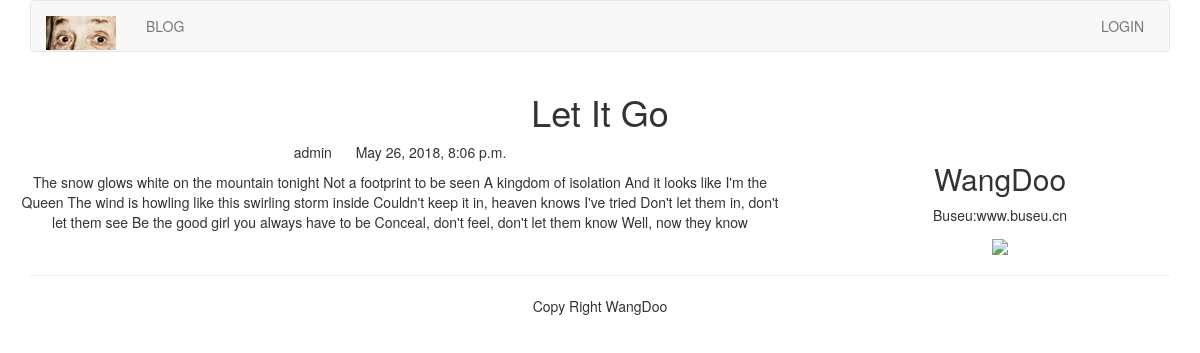
The app's page /blog/2/ with its own data.
### blog/models.py (models this page shows, shortened)
class BlogArticles(models.Model):
	title = models.CharField(max_length=300)
	author = models.ForeignKey(User, related_name='blog_posts', on_delete=models.CASCADE)
	body = models.TextField()
	publish = models.DateTimeField(default=timezone.now)
	class Meta:
		ordering = ("-publish",)

### blog/views.py (the view)
# urls.py: path('<int:article_id>/', views.blog_article, name='blog_detail'),
def blog_article(request, article_id):
	article = get_object_or_404(BlogArticles, id=article_id)
	pub = article.publish
	return render(request, "blog/content.html", {"article":article, "publish":pub})

### templates/blog/content.html (shortened to what this page needs)
{% extends "base.html" %}
{% block content %}
<div class="row text-center">
	<h1>{{ article.title }}</h1>
<div/>
<div class="row">
	<div class="col-xs-12 col-md-8">
		<p class="text-center">
			<span>{{ article.author.username }}</span>
			<span style="margin-left:20px">{{ publish }}</span>
		</p>
		<div>{{ article.body }}</div>
	</div>
	<div class="col-xs-6 col-md-4">
		<h2>WangDoo</h2>
		<p>Buseu:www.buseu.cn</p>
		<img  width="400px" src="https://goss.vcg.com/creative/vcg/800/new/VCG211153943465.jpg">
	</div>
</div>
{% endblock %}

### templates/base.html (shortened to what this page needs)
{% load staticfiles %}
<!DOCTYPE html>
<html lang='zh-cn'>
<head>
	<link rel="stylesheet" type="text/css" href="{% static 'css/bootstrap.css' %}">
</head>
<body>
	{% include "header.html" %}
	<div class="container">
		{% block content %}{% endblock %}
	</div>
	{% include "footer.html" %}
</body>
</html>

### templates/header.html (shortened to what this page needs)
{% load staticfiles %}
<div class="container">
	<nav class="navbar navbar-default" role="navigation">
		<div class="navbar-header">
			<a class="navbar-brand" href="#" ><img src="{% static 'images/logo.png' %}" width="70px"></a>
		</div>
		<div>
			<ul class="nav navbar-nav" role="navigation">
				<li><a href="{% url 'blog:blog_title' %}">BLOG</a></li>
			</ul>
			<ul class="nav navbar-nav navbar-right" style="margin-right:10px">
				{% if user.is_authenticated %}
				<li>
					<div class="dropdown" style="margin-top:10px">
						<button class="btn btn-default dropdown-toggle" type="button" id='dropdownMenu' data-toggle='dropdown'>{{ user.username }}<span class="caret"></span></button>
						<ul class="dropdown-menu">
							<li><a href="{% url 'account:password_change' %}">修改密码</a></li>
							<li><a href="{% url 'account:my_information' %}">个人信息</a></li>
							<li><a href="{% url 'article:article_column' %}">后台管理</a></li>
						</ul>
					</div>
				</li>
				<li><a href="{% url 'account:user_logout' %}">退出登录</a></li>
				{% else %}
				<li><a href="{% url 'account:user_login' %}">LOGIN</a></li>
				{% endif %}
			</ul>
		</div>
	</nav>
</div>

### templates/footer.html
<div class="container">
	<hr>
	<p class="text-center">Copy Right WangDoo</p>
</div>

### records on screen
BlogArticles: title "Let It Go", author.username "admin", publish "May 26, 2018, 8:06 p.m.", body "The snow glows white on the mountain tonight Not a footprint to be seen A kingdom of isolation And it looks like I'm the Queen The wind is howling like this swirling storm inside Couldn't keep it in, heaven knows I've tried Don't let them in, don't let them see Be the good girl you always have to be Conceal, don't feel, don't let them know Well, now they know"
